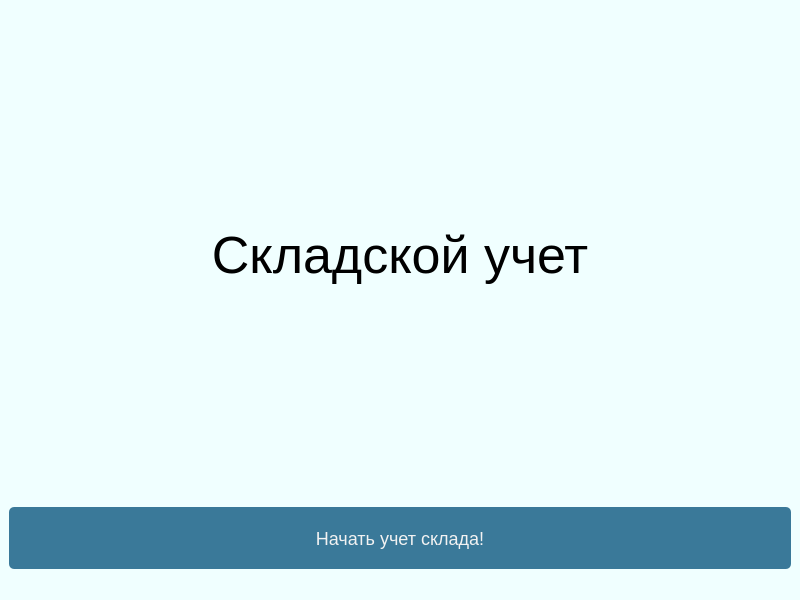
<?xml version="1.0" encoding="UTF-8"?>
<ui version="4.0">
 <class>StartWindow</class>
 <widget class="QMainWindow" name="StartWindow">
  <property name="geometry">
   <rect>
    <x>0</x>
    <y>0</y>
    <width>800</width>
    <height>600</height>
   </rect>
  </property>
  <property name="windowTitle">
   <string>Учет склада</string>
  </property>
  <property name="styleSheet">
   <string notr="true">background-color: rgb(240, 255, 255);</string>
  </property>
  <widget class="QWidget" name="centralwidget">
   <layout class="QVBoxLayout" name="verticalLayout">
    <item>
     <widget class="QLabel" name="label">
      <property name="font">
       <font>
        <pointsize>39</pointsize>
       </font>
      </property>
      <property name="styleSheet">
       <string notr="true">background-color: rgb(240, 255, 255);</string>
      </property>
      <property name="text">
       <string>&lt;html&gt;&lt;head/&gt;&lt;body&gt;&lt;center&gt;&lt;p&gt;Складской учет&lt;/p&gt;&lt;/center&gt;&lt;/body&gt;&lt;/html&gt;</string>
      </property>
     </widget>
    </item>
    <item>
     <widget class="QPushButton" name="pushButton">
      <property name="font">
       <font>
        <pointsize>-1</pointsize>
       </font>
      </property>
      <property name="styleSheet">
       <string notr="true">    height: 42px;
	border: none;
	background: #3a7999;
	color: #f2f2f2;
	padding: 10px;
	font-size: 18px;
	border-radius: 5px;
	position: relative;
	box-sizing: border-box;
	transition: all 500ms ease; </string>
      </property>
      <property name="text">
       <string>Начать учет склада!</string>
      </property>
     </widget>
    </item>
   </layout>
  </widget>
  <widget class="QMenuBar" name="menubar">
   <property name="geometry">
    <rect>
     <x>0</x>
     <y>0</y>
     <width>800</width>
     <height>26</height>
    </rect>
   </property>
  </widget>
  <widget class="QStatusBar" name="statusbar"/>
 </widget>
 <resources/>
 <connections/>
</ui>
